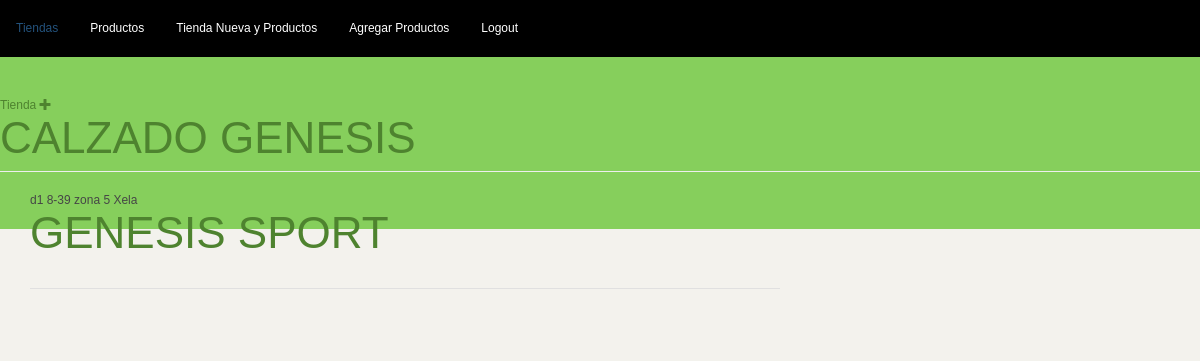
The app's page / (signed in), older data.
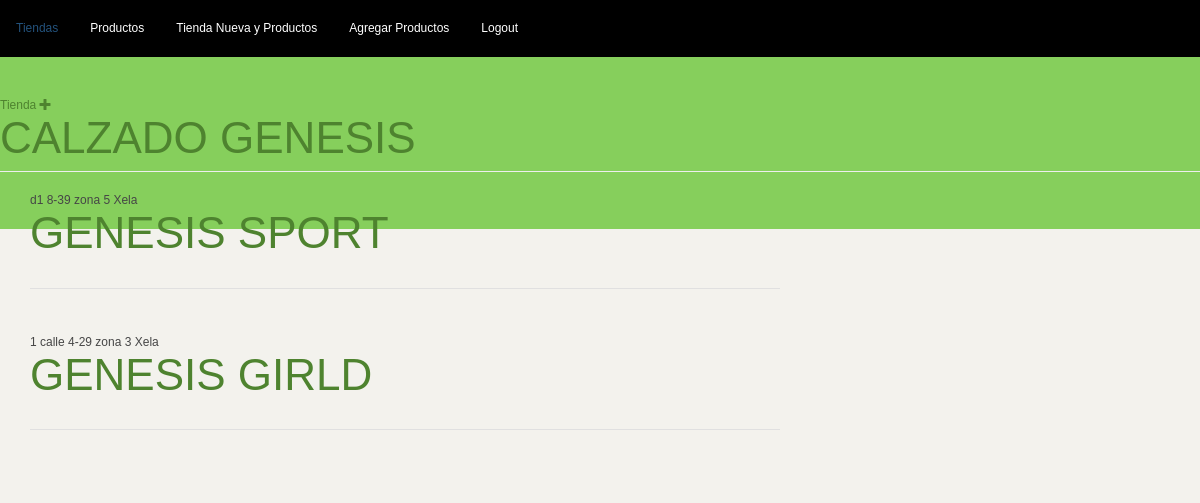
The same page, newer data.
### tiendas/models.py (models this page shows, shortened)
class Tienda(models.Model):
    nombre = models.CharField(max_length=60)
    direccion = models.CharField(max_length=60)
    telefono = models.CharField(max_length=15)
    foto = models.ImageField(upload_to='tiendas/media/',blank=True, null=True)
    productos = models.ManyToManyField(Producto, through='Inventario')

### tiendas/views.py (the view)
# urls.py: url(r'^$', views.tienda_lista),
@login_required
def tienda_lista(request):
    tiendas = Tienda.objects.all
    return render(request, 'tienda/tienda_lista.html', {'tiendas':tiendas})

### tiendas/templates/tienda/tienda_lista.html
{% extends 'tienda/base.html' %}
{% block content %}
    {% for post in tiendas %}
        <div class="post">
            <div class="date">
                {{ post.direccion }}
            </div>
            <h1><a href="{% url 'tiendas.views.tienda_detalle' pk=post.pk %}">{{ post.nombre }}</a></h1>
        </div>
    {% endfor %}
{% endblock content %}

Row changes from the older to the newer data that the page shows:
added Tienda: direccion "1 calle 4-29 zona 3 Xela", nombre "GENESIS GIRLD"
